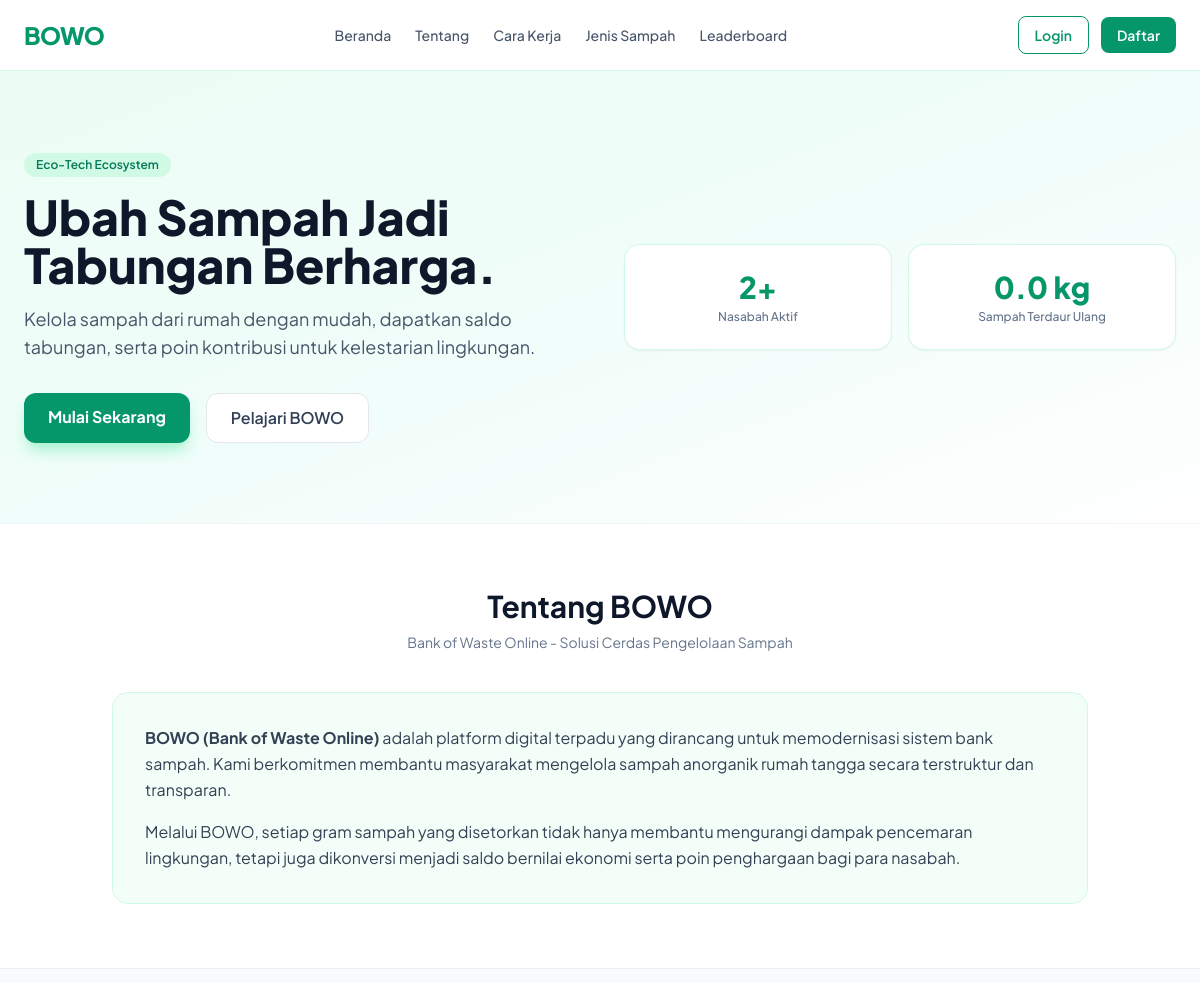
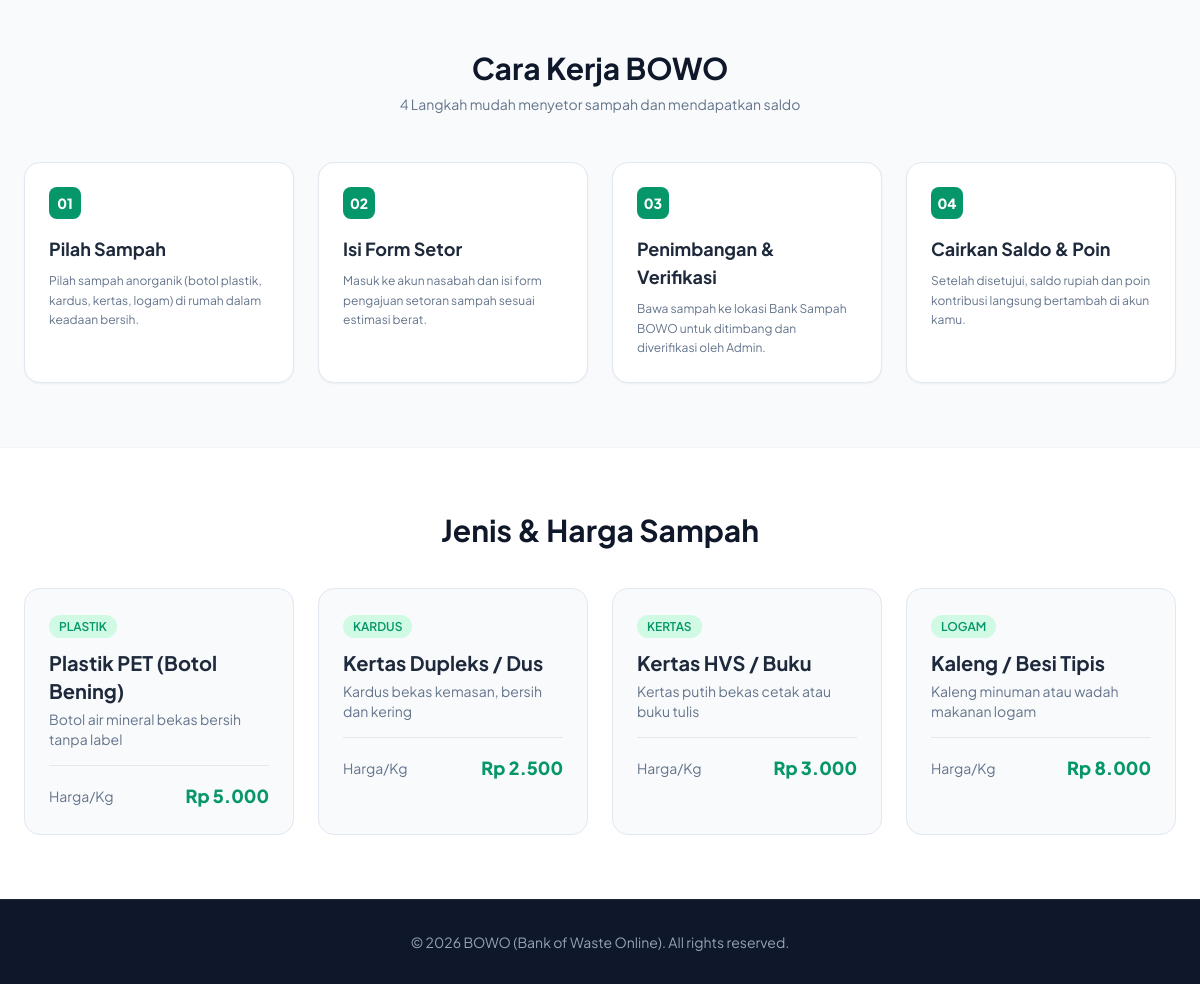
The page / on the database its author committed (2 pictures, top to bottom).
### tables this page shows
CREATE TABLE `waste_types` (
  `id` INT AUTO_INCREMENT PRIMARY KEY,
  `name` VARCHAR(50) NOT NULL,
  `category` VARCHAR(50) NOT NULL,
  `price_per_kg` DECIMAL(10,2) NOT NULL,
  `description` TEXT,
  `status` ENUM('active', 'inactive') DEFAULT 'active',
  `created_at` TIMESTAMP DEFAULT CURRENT_TIMESTAMP
);

### config/functions.php (called while the page is built, shortened)
<?php
function formatRupiah($angka) {
    return "Rp " . number_format($angka, 0, ',', '.');
}

### index.php (the view, shortened to what this page needs)
<?php
require_once 'config/functions.php';
$total_users = $pdo->query("SELECT COUNT(*) FROM users WHERE role = 'nasabah'")->fetchColumn();
$total_waste = $pdo->query("SELECT IFNULL(SUM(weight), 0) FROM deposits WHERE status = 'diverifikasi'")->fetchColumn();
$waste_types = $pdo->query("SELECT * FROM waste_types WHERE status = 'active'")->fetchAll();
?>
<!DOCTYPE html>
<html lang="id">
<head>
    <script src="https://cdn.tailwindcss.com"></script>
    <link rel="stylesheet" href="assets/css/style.css">
</head>
<body class="bg-slate-50 text-slate-800">
    <nav class="bg-white/90 backdrop-blur-md sticky top-0 z-50 border-b border-emerald-100">
        <div class="max-w-7xl mx-auto px-6 py-4 flex justify-between items-center">
            <a href="index.php" class="flex items-center gap-3">
                <span class="text-2xl font-black text-emerald-600 tracking-tight">BOWO</span>
            </a>
            <div class="hidden md:flex space-x-6 text-slate-600 font-medium text-sm">
                <a href="#beranda" class="hover:text-emerald-600 transition">Beranda</a>
                <a href="#tentang" class="hover:text-emerald-600 transition">Tentang</a>
                <a href="#cara-kerja" class="hover:text-emerald-600 transition">Cara Kerja</a>
                <a href="#jenis-sampah" class="hover:text-emerald-600 transition">Jenis Sampah</a>
                <a href="leaderboard.php" class="hover:text-emerald-600 transition">Leaderboard</a>
            </div>
            <div class="flex items-center space-x-3">
                <?php if (isset($_SESSION['user_id'])): ?>
                    <a href="<?= $_SESSION['role'] === 'admin' ? 'admin/dashboard.php' : 'user/dashboard.php' ?>" class="px-4 py-2 bg-emerald-600 text-white rounded-lg font-semibold text-sm">Dashboard</a>
                <?php else: ?>
                    <a href="login.php" class="px-4 py-2 text-emerald-600 border border-emerald-600 rounded-lg hover:bg-emerald-50 font-semibold transition text-sm">Login</a>
                    <a href="register.php" class="px-4 py-2 bg-emerald-600 text-white rounded-lg hover:bg-emerald-700 font-semibold transition text-sm">Daftar</a>
                <?php endif; ?>
            </div>
        </div>
    </nav>
    <section id="beranda" class="py-20 bg-gradient-to-br from-emerald-50 via-teal-50 to-white">
        <div class="max-w-7xl mx-auto px-6 grid md:grid-cols-2 gap-12 items-center">
            <div>
                <span class="inline-block px-3 py-1 bg-emerald-100 text-emerald-700 font-semibold rounded-full text-xs mb-4">Eco-Tech Ecosystem</span>
                <h1 class="text-4xl md:text-5xl font-black text-slate-900 leading-tight">Ubah Sampah Jadi Tabungan Berharga.</h1>
                <p class="text-slate-600 mt-4 text-base md:text-lg">Kelola sampah dari rumah dengan mudah, dapatkan saldo tabungan, serta poin kontribusi untuk kelestarian lingkungan.</p>
                <div class="mt-8 flex gap-4">
                    <a href="register.php" class="px-6 py-3 bg-emerald-600 text-white font-bold rounded-xl hover:bg-emerald-700 shadow-lg shadow-emerald-200 transition">Mulai Sekarang</a>
                    <a href="#tentang" class="px-6 py-3 bg-white text-slate-700 font-semibold rounded-xl border hover:bg-slate-50 transition">Pelajari BOWO</a>
                </div>
            </div>
            <div class="grid grid-cols-2 gap-4">
                <div class="bg-white p-6 rounded-2xl shadow-sm border border-emerald-100 text-center">
                    <div class="text-3xl font-black text-emerald-600"><?= number_format($total_users) ?>+</div>
                    <div class="text-xs text-slate-500 font-medium mt-1">Nasabah Aktif</div>
                </div>
                <div class="bg-white p-6 rounded-2xl shadow-sm border border-emerald-100 text-center">
                    <div class="text-3xl font-black text-emerald-600"><?= number_format($total_waste, 1) ?> kg</div>
                    <div class="text-xs text-slate-500 font-medium mt-1">Sampah Terdaur Ulang</div>
                </div>
            </div>
        </div>
    </section>
    <section id="tentang" class="py-16 bg-white border-t border-slate-100">
        <div class="max-w-5xl mx-auto px-6">
            <div class="text-center mb-10">
                <h2 class="text-3xl font-bold text-slate-900">Tentang BOWO</h2>
                <p class="text-slate-500 text-sm mt-2">Bank of Waste Online - Solusi Cerdas Pengelolaan Sampah</p>
            </div>
            <div class="bg-emerald-50/60 p-8 rounded-2xl border border-emerald-100 text-slate-700 leading-relaxed space-y-4">
                <p>
                    <strong>BOWO (Bank of Waste Online)</strong> adalah platform digital terpadu yang dirancang untuk memodernisasi sistem bank sampah. Kami berkomitmen membantu masyarakat mengelola sampah anorganik rumah tangga secara terstruktur dan transparan.
                </p>
                <p>
                    Melalui BOWO, setiap gram sampah yang disetorkan tidak hanya membantu mengurangi dampak pencemaran lingkungan, tetapi juga dikonversi menjadi saldo bernilai ekonomi serta poin penghargaan bagi para nasabah.
                </p>
            </div>
        </div>
    </section>
    <section id="cara-kerja" class="py-16 bg-slate-50 border-t border-slate-200/60">
        <div class="max-w-7xl mx-auto px-6">
            <div class="text-center mb-12">
                <h2 class="text-3xl font-bold text-slate-900">Cara Kerja BOWO</h2>
                <p class="text-slate-500 text-sm mt-2">4 Langkah mudah menyetor sampah dan mendapatkan saldo</p>
            </div>
            <div class="grid md:grid-cols-4 gap-6">
                <div class="bg-white p-6 rounded-2xl shadow-sm border border-slate-200 relative">
                    <span class="w-8 h-8 bg-emerald-600 text-white rounded-lg flex items-center justify-center font-extrabold text-sm mb-4">01</span>
                    <h3 class="font-bold text-slate-800 text-lg mb-2">Pilah Sampah</h3>
                    <p class="text-xs text-slate-500 leading-relaxed">Pilah sampah anorganik (botol plastik, kardus, kertas, logam) di rumah dalam keadaan bersih.</p>
                </div>
                <div class="bg-white p-6 rounded-2xl shadow-sm border border-slate-200 relative">
                    <span class="w-8 h-8 bg-emerald-600 text-white rounded-lg flex items-center justify-center font-extrabold text-sm mb-4">02</span>
                    <h3 class="font-bold text-slate-800 text-lg mb-2">Isi Form Setor</h3>
                    <p class="text-xs text-slate-500 leading-relaxed">Masuk ke akun nasabah dan isi form pengajuan setoran sampah sesuai estimasi berat.</p>
                </div>
                <div class="bg-white p-6 rounded-2xl shadow-sm border border-slate-200 relative">
                    <span class="w-8 h-8 bg-emerald-600 text-white rounded-lg flex items-center justify-center font-extrabold text-sm mb-4">03</span>
                    <h3 class="font-bold text-slate-800 text-lg mb-2">Penimbangan & Verifikasi</h3>
                    <p class="text-xs text-slate-500 leading-relaxed">Bawa sampah ke lokasi Bank Sampah BOWO untuk ditimbang dan diverifikasi oleh Admin.</p>
                </div>
                <div class="bg-white p-6 rounded-2xl shadow-sm border border-slate-200 relative">
                    <span class="w-8 h-8 bg-emerald-600 text-white rounded-lg flex items-center justify-center font-extrabold text-sm mb-4">04</span>
                    <h3 class="font-bold text-slate-800 text-lg mb-2">Cairkan Saldo & Poin</h3>
                    <p class="text-xs text-slate-500 leading-relaxed">Setelah disetujui, saldo rupiah dan poin kontribusi langsung bertambah di akun kamu.</p>
                </div>
            </div>
        </div>
    </section>
    <section id="jenis-sampah" class="py-16 bg-white border-t border-slate-100">
        <div class="max-w-7xl mx-auto px-6">
            <h2 class="text-3xl font-bold text-slate-900 text-center mb-10">Jenis & Harga Sampah</h2>
            <div class="grid md:grid-cols-4 gap-6">
                <?php foreach ($waste_types as $type): ?>
                    <div class="border rounded-2xl p-6 bg-slate-50 border-slate-200">
                        <span class="text-xs font-semibold uppercase text-emerald-600 bg-emerald-100 px-2.5 py-1 rounded-full"><?= htmlspecialchars($type['category']) ?></span>
                        <h3 class="font-bold text-xl mt-3 text-slate-800"><?= htmlspecialchars($type['name']) ?></h3>
                        <p class="text-sm text-slate-500 mt-1"><?= htmlspecialchars($type['description']) ?></p>
                        <div class="mt-4 pt-4 border-t flex justify-between items-center">
                            <span class="text-slate-500 text-sm">Harga/Kg</span>
                            <span class="text-emerald-600 font-extrabold text-lg"><?= formatRupiah($type['price_per_kg']) ?></span>
                        </div>
                    </div>
                <?php endforeach; ?>
            </div>
        </div>
    </section>
    <footer class="bg-slate-900 text-slate-400 py-8 text-center text-sm border-t border-slate-800">
        <p>© 2026 BOWO (Bank of Waste Online). All rights reserved.</p>
    </footer>
</body>
</html>

### assets/css/style.css (style rules this page uses)
body { font-family: 'Plus Jakarta Sans', sans-serif; }

### rows shown on the page
waste_types: category "PLASTIK", name "Plastik PET (Botol Bening)", description "Botol air mineral bekas bersih tanpa label", price_per_kg "Rp 5.000"
waste_types: category "KARDUS", name "Kertas Dupleks / Dus", description "Kardus bekas kemasan, bersih dan kering", price_per_kg "Rp 2.500"
waste_types: category "KERTAS", name "Kertas HVS / Buku", description "Kertas putih bekas cetak atau buku tulis", price_per_kg "Rp 3.000"
waste_types: category "LOGAM", name "Kaleng / Besi Tipis", description "Kaleng minuman atau wadah makanan logam", price_per_kg "Rp 8.000"

### other values the page prints
$total_users "2"
$total_waste "0.0"
